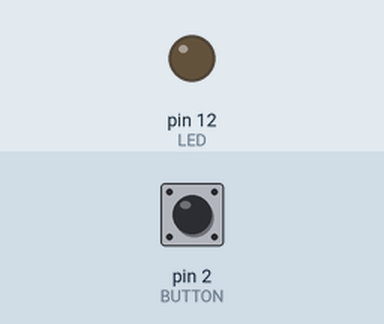
Recording of a sketch running on a simulated Arduino Uno, built with avr-gcc and run on an emulated ATmega328P. Parts: output pins drawn as LEDs (lit = HIGH). The inputs (shaded band) are chosen by the test bench; at power-on: pin 2 (BUTTON) LOW.

Above: at 1.2 s.
1.3 s: pin 2 (BUTTON) pulled HIGH for 0.15 s
At 3.5 s:
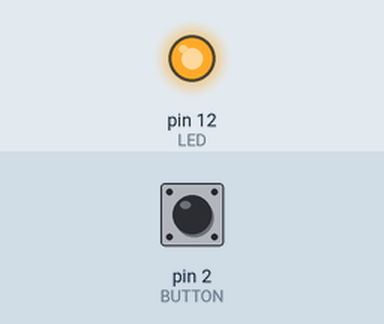
3.8 s: pin 2 (BUTTON) pulled HIGH for 1 s
At 5.4 s:
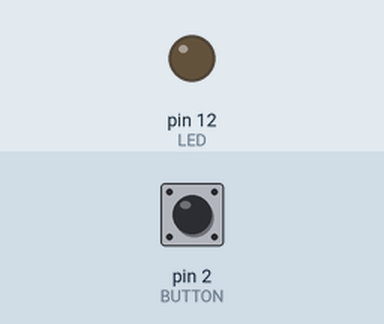
6.3 s: pin 2 (BUTTON) pulled HIGH for 3.2 s
At 8.5 s:
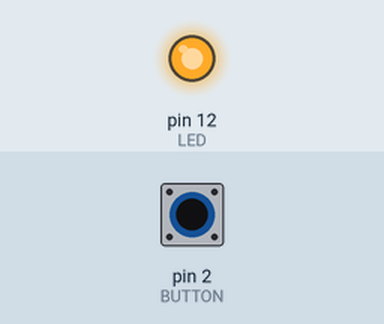
Timing chart, 0 to 10.0 s (numbered marks = the images above; inputs shaded):
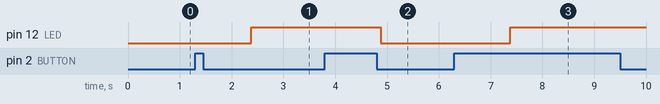

The sketch:

on_off_led.ino
```cpp
#define BUTTON 2
#define LED 12

uint8_t button_state = LOW;
uint8_t reading = LOW;
uint8_t flag_read = LOW;

uint64_t read_time = 0;

int ledState = 0;
int buttonState;
int lastButtonState = LOW;
unsigned long lastDebounceTime = 0;
unsigned long debounceDelay = 50;

void setup()
{
  pinMode(BUTTON, INPUT);
  pinMode(LED, OUTPUT);

  analogWrite(LED, 0);
}

void loop()
{

  int reading = digitalRead(BUTTON);
  if (reading != lastButtonState)
  {
    lastDebounceTime = millis();
  }
  if ((millis() - lastDebounceTime) > debounceDelay)
  {
    if (reading != buttonState)
    {
      buttonState = reading;
      if (buttonState == HIGH)
      {
        ledState = !ledState;
        flag_read = HIGH;
      }
    }
  }
  lastButtonState = reading;

  switch(ledState)
  {
    case HIGH:
      if (flag_read)
      {
        flag_read = LOW;
        for (int i = 0; i < 256; i++)
        {
          analogWrite(LED, i);
          delay(8);
        }
      }
    break;


    case LOW:
       if (flag_read)
       {
         flag_read = LOW;
         for (int i = 0; i < 256; i++)
         {
           analogWrite(LED, 255-i);
           delay(8);
         }
       }
    break;


    default:

    break;
  }

}
```

Measured:
- after the input at 1.3 s, pin 12 (LED): LOW → HIGH after 1.1 s
- after the input at 3.8 s, pin 12 (LED): HIGH → LOW after 1.1 s
- after the input at 6.3 s, pin 12 (LED): LOW → HIGH after 1.1 s
